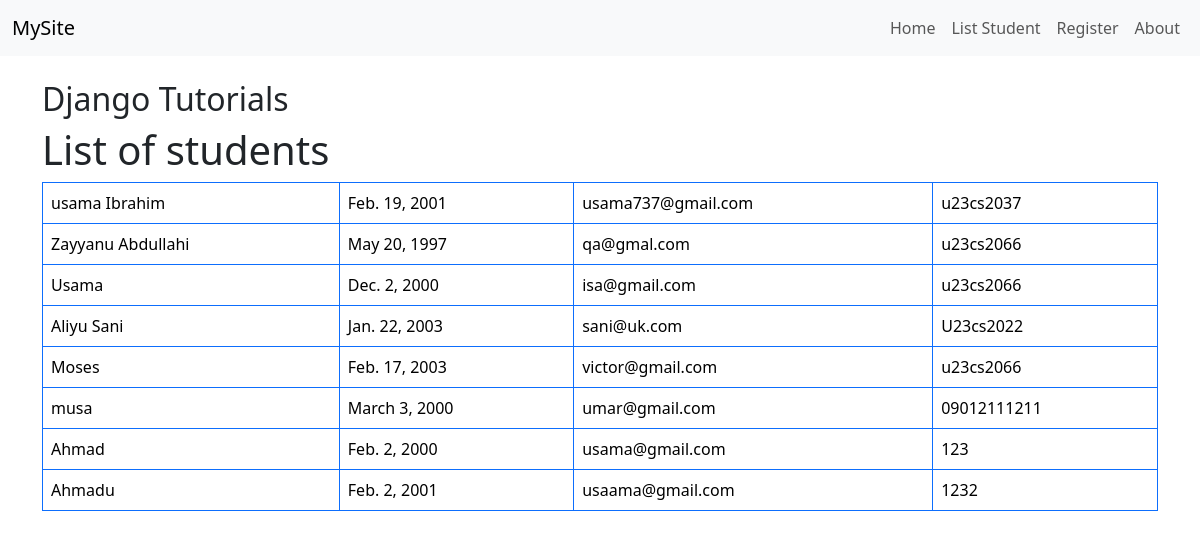
The app's page /liststudent with its own data.
### myapp/models.py (models this page shows)
class Student(models.Model):
    name= models.CharField(max_length=30)
    cell_no = models.CharField(max_length=15)
    dob = models.DateField()
    email= models.EmailField()

### myapp/views.py (the view)
# urls.py: path('liststudent', views.liststudent),
def liststudent(request):
    student = Student.objects.all()
    context = {'student' : student}
    return render(request, 'list_student.html', context)

### templates/list_student.html (shortened to what this page needs)
{%extends 'base.html'%}
     {% block content %}
    <h1>List of students</h1>
    <table class="table table-bordered border-primary">
        {% for stud in student %}
        <tr>
            <td>{{stud.name}}</td>
            <td>{{stud.dob}}</td>
            <td>{{stud.email}}</td>
            <td>{{stud.cell_no}}</td>
        </tr>
         {%endfor%}
    </table>
 {% endblock %}

### templates/base.html (shortened to what this page needs)
<!DOCTYPE html>
<html lang="en">
<head>
  <link href="https://cdn.jsdelivr.net/npm/bootstrap@5.3.6/dist/css/bootstrap.min.css" rel="stylesheet">
</head>
<body>
  <nav class="navbar navbar-expand-lg navbar-light bg-light">
    <div class="container-fluid">
      <a class="navbar-brand" href="/">MySite</a>
      <div class="collapse navbar-collapse" id="navbarNav">
        <ul class="navbar-nav ms-auto">
          <li class="nav-item">
            <a class="nav-link" href="/">Home</a>
          </li>
          <li class="nav-item">
            <a class="nav-link" href="/liststudent">List Student</a>
          </li>
          <li class="nav-item">
            <a class="nav-link" href="/student">Register</a>
          </li>
          <li class="nav-item">
            <a class="nav-link" href="/about">About</a>
          </li>
        </ul>
      </div>
    </div>
  </nav>
  <div class="container mt-4">
    <h2>Django Tutorials</h2>
    {% block content %}
    {% endblock %}
  </div>
</body>
</html>

### records on screen
Student: name "usama Ibrahim", dob "Feb. 19, 2001", email "usama737@gmail.com", cell_no "u23cs2037"
Student: name "Zayyanu Abdullahi", dob "May 20, 1997", email "qa@gmal.com", cell_no "u23cs2066"
Student: name "Usama", dob "Dec. 2, 2000", email "isa@gmail.com", cell_no "u23cs2066"
Student: name "Aliyu Sani", dob "Jan. 22, 2003", email "sani@uk.com", cell_no "U23cs2022"
Student: name "Moses", dob "Feb. 17, 2003", email "victor@gmail.com", cell_no "u23cs2066"
Student: name "musa", dob "March 3, 2000", email "umar@gmail.com", cell_no "09012111211"
Student: name "Ahmad", dob "Feb. 2, 2000", email "usama@gmail.com", cell_no "123"
Student: name "Ahmadu", dob "Feb. 2, 2001", email "usaama@gmail.com", cell_no "1232"
